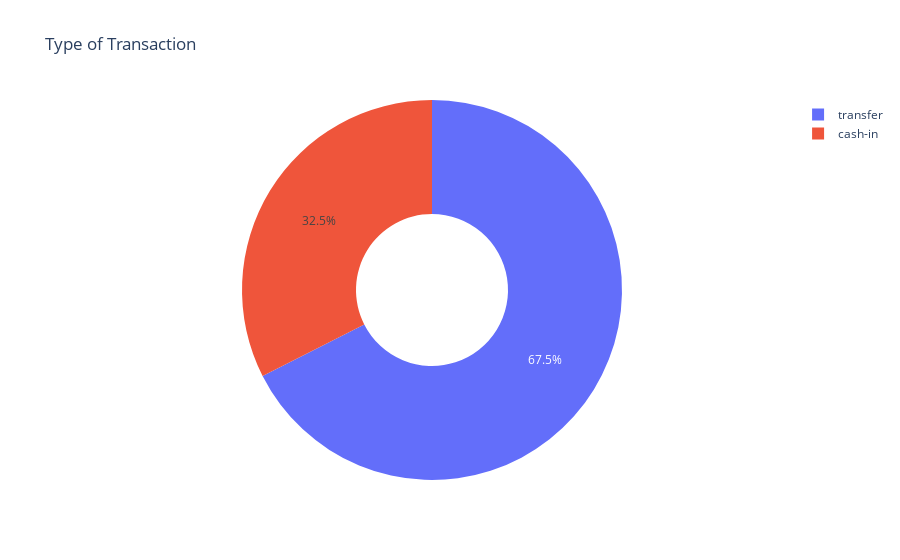

Source (notebook cell):
### Code cell
px.pie(df,values=quantity, names=transaction, hole=0.4, title='Type of Transaction')

### Figure 1 — Plotly figure (JSON) as saved in the notebook; plotly's stock layout.template omitted (floating-point values rounded to 4 significant figures)
{"data": [{"domain": {"x": [0, 1], "y": [0, 1]}, "hole": 0.4, "hovertemplate": "label=%{label}<br>value=%{value}<extra></extra>", "labels": ["transfer", "cash-in"], "legendgroup": "", "name": "", "showlegend": true, "type": "pie", "values": [1580, 760]}], "layout": {"legend": {"tracegroupgap": 0}, "title": {"text": "Type of Transaction"}}}
